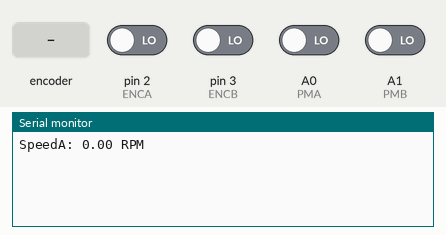
A sketch run on a simulated Arduino Uno, built with avr-gcc and run on an emulated ATmega328P. Parts: the last lines printed to the serial monitor. Inputs (shaded band) come from the test bench; at power-on: A0 (PMA), A1 (PMB), pin 2 (ENCA), pin 3 (ENCB) LOW.

Above: at 1.2 s.
1.3 s: rotary encoder on pin 2 (ENCA) / pin 3 (ENCB) turned 1 step (first pin leading)
At 2.8 s:
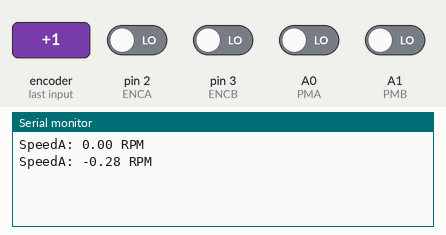
3.0 s: rotary encoder on pin 2 (ENCA) / pin 3 (ENCB) turned 3 steps (first pin leading)
At 4.3 s:
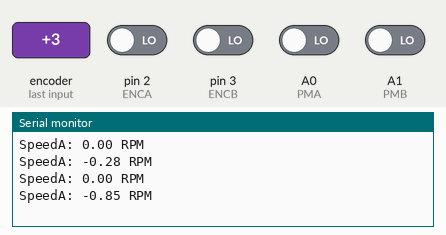
Timing chart, 0 to 6.0 s (numbered marks = the images above; inputs shaded):
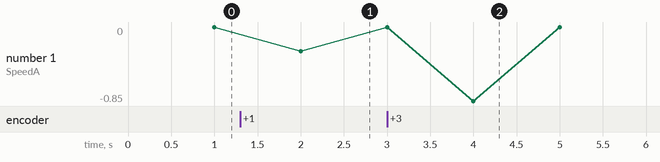

Measured:
- after the input at 1.3 s, the serial monitor: prints a new line after 0.70 s (image 1)
- after the input at 3.0 s, the serial monitor: prints a new line after 1.0 s (image 2)
- plotted number 1: 0 → -0.28 after the input at 1.3 s

The sketch:

encoder.ino
```cpp
#define ENCA 2 // Phase A for motor A
#define ENCB 3 // Phase B for motor B
#define PMA  A0 //Phase B for motor A
#define PMB  A1 //Phase B for motor B
volatile long pulse_countA = 0;
volatile long pulse_countB = 0;

int lastEncoded = 0;
float rpmA = 0;
float rpmB = 0;
unsigned long lastTime = 0;

const int pulses_per_rev = 11;
const float gear_ratio = 89.6;

void setup() {
  pinMode(ENCA, INPUT);
  pinMode(ENCB, INPUT);
  pinMode(PMA, INPUT);
  pinMode(PMB, INPUT);
  attachInterrupt(digitalPinToInterrupt(ENCA), readEncoderA, RISING);
  attachInterrupt(digitalPinToInterrupt(ENCB), readEncoderB, RISING);
  Serial.begin(9600);
}

void Encoder_get(){
  if (millis() - lastTime >= 1000) {
    noInterrupts();
    long countA = pulse_countA;
    long countB = pulse_countB;
    pulse_countA = 0;
    pulse_countB = 0;
    interrupts();

    rpmA = ((float)countA / (pulses_per_rev * gear_ratio)) * 280;
    rpmB = ((float)countB / (pulses_per_rev * gear_ratio)) * 280;
    Serial.print("SpeedA: ");
    Serial.print(rpmA);
    Serial.println(" RPM");
    lastTime = millis();
  }
}

void loop() {
  Encoder_get();
}

void readEncoderA() {
  int a = digitalRead(ENCA);
  int b = digitalRead(PMA);
  if (a == b) pulse_countA++;   // forward
  else pulse_countA--;         //backward
}

void readEncoderB() {
  int a = digitalRead(ENCB);
  int b = digitalRead(PMB);
  if (a == b) pulse_countB++;   // forward
  else pulse_countB--;         //backward
}
```
